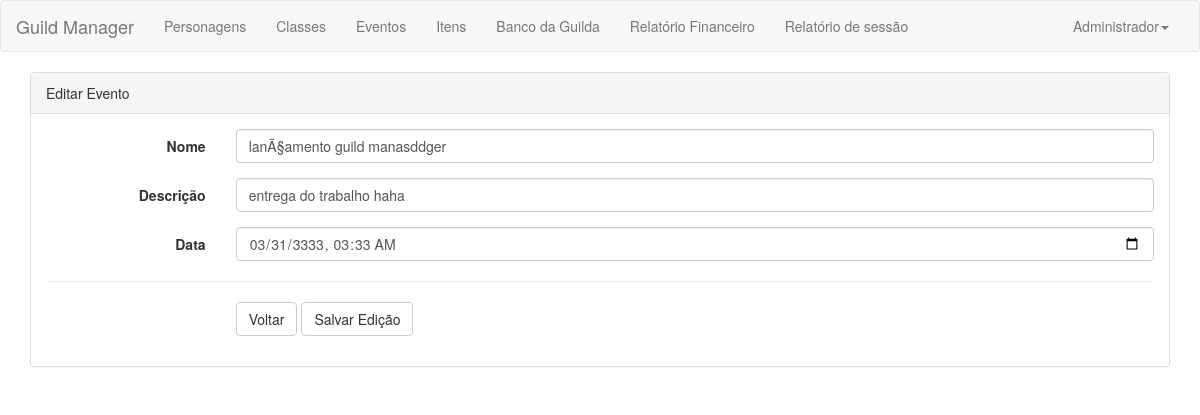
The page /editar_evento.php?id=24 (signed in) on the database its author committed.
### tables this page shows
CREATE TABLE `evento` (
  `id` int(11) NOT NULL,
  `nome` varchar(45) NOT NULL,
  `usuario_nick` varchar(45) NOT NULL,
  `descricao` varchar(45) DEFAULT NULL,
  `data` datetime DEFAULT NULL
);

### editar_evento.php (the view, shortened to what this page needs)
<?php
require_once('banco.php');
$query_select = "SELECT * FROM evento WHERE id= '" . $_GET['id'] . "'";
$select = mysql_query($query_select, $connect);
$array = mysql_fetch_array($select);
?>
<html>
<head>
    <link rel="stylesheet" href="css/bootstrap.css">
    <link rel="stylesheet" href="https://cdnjs.cloudflare.com/ajax/libs/normalize/5.0.0/normalize.min.css">
</head>
<body>
<?php require_once "navbar.php" ?>
<div class="container">
    <div class="panel panel-default">
        <div class="panel-heading">Editar Evento</div>
        <div class="panel-body">
            <form class="form-horizontal" method="post">
                <div class="form-group">
                    <label for="nome" class="col-sm-2 control-label">Nome</label>
                    <div class="col-sm-10">
                        <input type="text" class="form-control" id="nome" name="nome" placeholder="Nome"
                               value="<?= $array['nome'] ?>">
                    </div>
                </div>
                <div class="form-group">
                    <label for="descricao" class="col-sm-2 control-label">Descrição</label>
                    <div class="col-sm-10">
                        <input type="text" class="form-control" id="descricao" name="descricao" placeholder="Descricao"
                               value="<?= $array['descricao'] ?>">
                    </div>
                </div>
                <div class="form-group">
                    <label for="data" class="col-sm-2 control-label">Data</label>
                    <div class="col-sm-10">
                        <input type="datetime-local" class="form-control" id="data" name="data" placeholder="Data"
                               value="<?= $array['data'] ?>">
                    </div>
                </div>
                <hr>
                <div class="form-group">
                    <div class="col-sm-offset-2 col-sm-10">
                        <a href="/guild/evento.php" class="btn btn-default">Voltar</a>
                        <button type="submit" class="btn btn-default" name="salvar">Salvar Edição</button>
                    </div>
                </div>
            </form>
        </div>
    </div>
</div>
</body>
</html>

### rows shown on the page
evento: nome "lanÃ§amento guild manasddger", descricao "entrega do trabalho haha", data "03/31/3333 03:33"

### other values the page prints
$_SESSION['user']['nome'] "Administrador"
